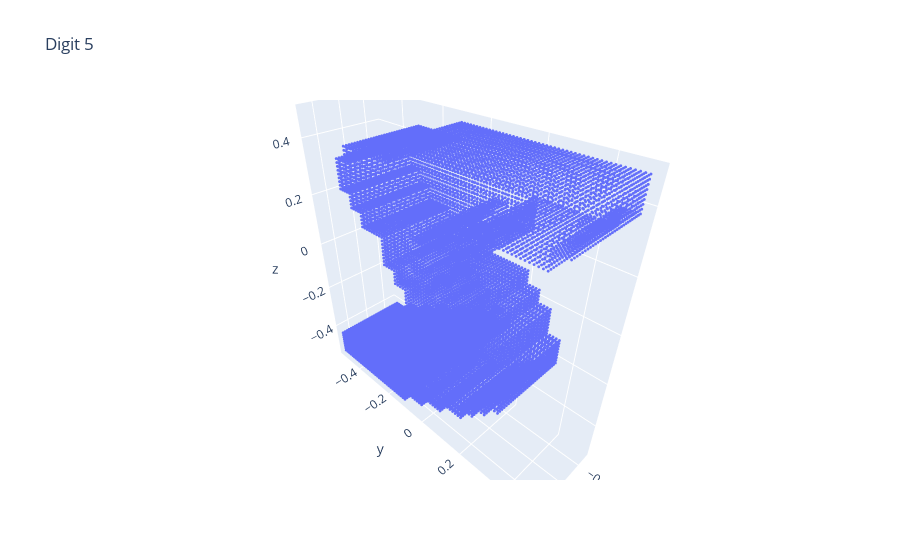

Notebook code cell kept with this figure:
### Code cell
layout = go.Layout(title = "Digit " + str(5))
plot_data = go.Scatter3d(x = data[:,0], y = data[:,1], z = data[:,2],
                    mode = 'markers', marker = dict(size = 1))

fig = go.Figure(data = [plot_data],layout = layout)
#iplot(fig)
fig.show()

### Figure 1 — Plotly figure (JSON) as saved in the notebook; plotly's stock layout.template omitted (floating-point values rounded to 4 significant figures; data arrays with more than 128 entries replaced by an {"elided": "..."} marker saying what was removed)
{"data": [{"marker": {"size": 1}, "mode": "markers", "type": "scatter3d", "x": {"elided": "25700 float values"}, "y": {"elided": "25700 float values"}, "z": {"elided": "25700 float values"}}], "layout": {"title": {"text": "Digit 5"}}}
